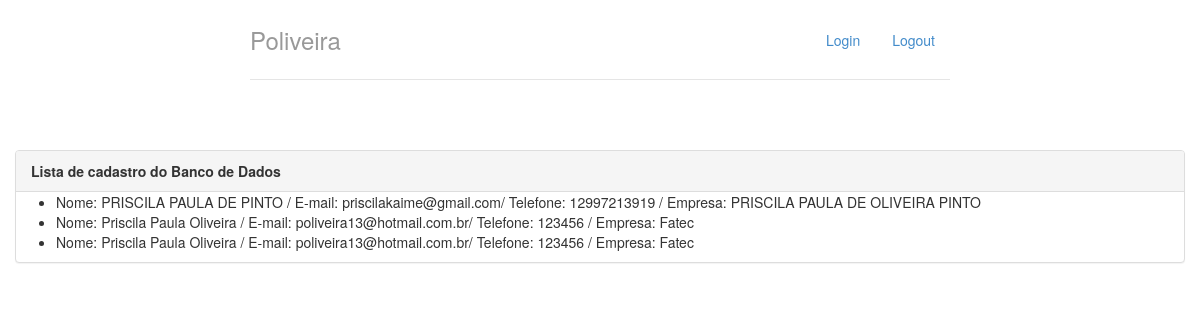
The page / (signed in) on the database as committed earlier.
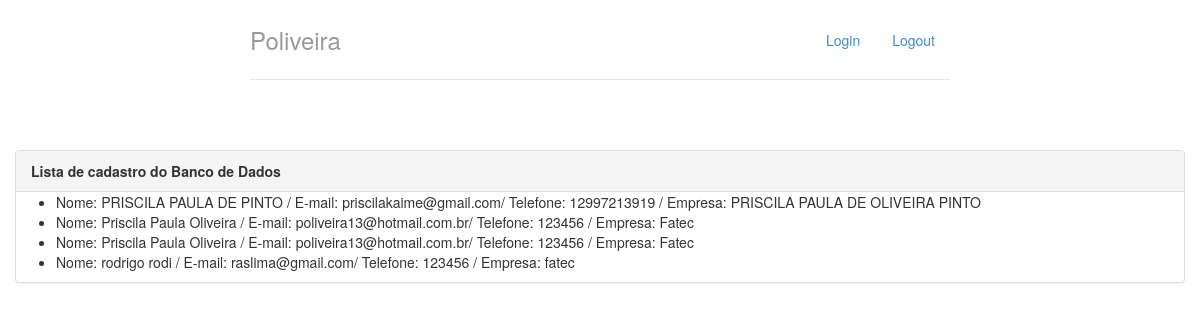
The same page on the database as committed later.
### perfis/models.py (models this page shows)
class Perfil(models.Model):
		nome = models.CharField(max_length=80, null=False)
		sobrenome = models.CharField(max_length=80, null=False)
		nome_empresa = models.CharField(max_length=80, null=False)
		telefone = models.CharField(max_length=30, null=False)
		senha = models.CharField(max_length=12, null=False)
		confirmar_senha = models.CharField(max_length=12, null=False)
		contatos = models.ManyToManyField('self')
		usuario = models.OneToOneField(User, related_name="perfil")
		@property
		def email(self):
			return self.usuario.email

### perfis/views.py (the view)
@login_required
def index(request):
	return render(request, 'index.html', {'perfis' : Perfil.objects.all()})

### perfis/templates/index.html
{% extends "base.html" %}
{% block body %}
<div class="col-lg-12">
	<div class="panel panel-default">
		<div class="panel-heading">
			<strong>Lista de cadastro do Banco de Dados</strong>
		</div>
		{% if perfis %}
			<ul>
				{% for perfil in perfis %}
					<li>
						Nome: {{ perfil.nome }} {{ perfil.sobrenome }} / E-mail: {{ perfil.email }}/ Telefone: {{ perfil.telefone }} / Empresa: {{ perfil.nome_empresa }}
					</li>
				{% endfor %}
			</ul>
			{% else %}
				<p>Nenhum perfil encontrado</p>
			{% endif %}
	</div>
</div>
{% endblock %}

Rows that differ between the two databases and show on the page:
added Perfil: nome "rodrigo", sobrenome "rodi", email "raslima@gmail.com", telefone "123456", nome_empresa "fatec"
